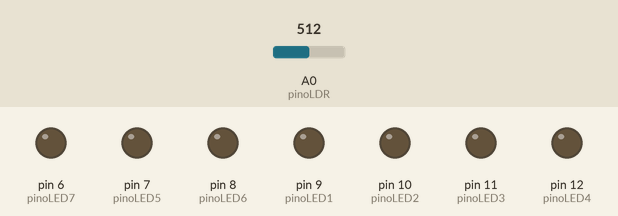
A sketch run on a simulated Arduino Uno, built with avr-gcc and run on an emulated ATmega328P. Shown: output pins drawn as LEDs (lit = HIGH). The test bench sets the inputs (shaded band); at power-on: A0 (pinoLDR) = 512.

Above: at 1.2 s.
1.3 s: A0 (pinoLDR) set to 312
2.8 s: A0 (pinoLDR) set to 285
At 3.8 s:
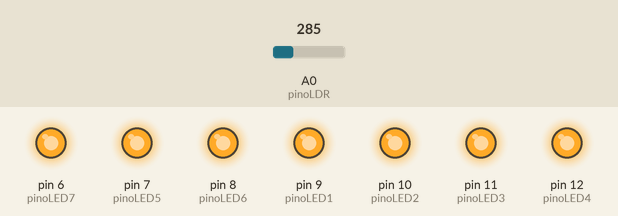
4.3 s: A0 (pinoLDR) set to 306
At 5.0 s:
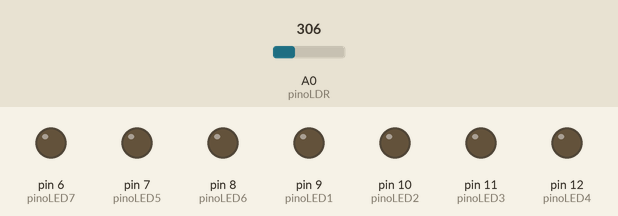
5.8 s: A0 (pinoLDR) set to 290
At 6.2 s:
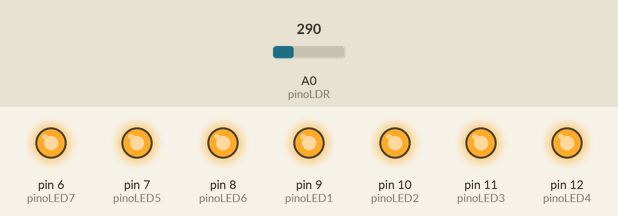
Timing chart, 0 to 8.3 s (numbered marks = the images above; inputs shaded):
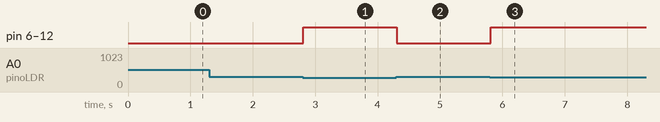

Measured:
- the behaviour switches between 300 and 299 on A0 (pinoLDR) (found by bisection; images 0 and 1)
- after the input at 1.3 s, every drawn part: stays the same
- after the input at 2.8 s, pin 6 (pinoLED7), pin 7 (pinoLED5), pin 8 (pinoLED6), pin 9 (pinoLED1), pin 10 (pinoLED2), pin 11 (pinoLED3), pin 12 (pinoLED4): LOW → HIGH at once
- after the input at 4.3 s, pin 6 (pinoLED7), pin 7 (pinoLED5), pin 8 (pinoLED6), pin 9 (pinoLED1), pin 10 (pinoLED2), pin 11 (pinoLED3), pin 12 (pinoLED4): HIGH → LOW at once
- after the input at 5.8 s, pin 6 (pinoLED7), pin 7 (pinoLED5), pin 8 (pinoLED6), pin 9 (pinoLED1), pin 10 (pinoLED2), pin 11 (pinoLED3), pin 12 (pinoLED4): LOW → HIGH at once

The sketch:

codigo.ino
```cpp
int pinoLDR = A0;

int pinoLED1 = 9;
int pinoLED2 = 10;
int pinoLED3 = 11;
int pinoLED4 = 12;
int pinoLED5 = 7;
int pinoLED6 = 8;
int pinoLED7 = 6;

int limiteLuz = 300;

void setup(){

  pinMode(pinoLED1, OUTPUT);
  pinMode(pinoLED2, OUTPUT);
  pinMode(pinoLED3, OUTPUT);
  pinMode(pinoLED4, OUTPUT);
  pinMode(pinoLED5, OUTPUT);
  pinMode(pinoLED6, OUTPUT);
  pinMode(pinoLED7, OUTPUT);

}

void loop(){

  int valorLuz = analogRead(pinoLDR);

  if (valorLuz < limiteLuz){

    digitalWrite(pinoLED1, HIGH);
    digitalWrite(pinoLED2, HIGH);
    digitalWrite(pinoLED3, HIGH);
    digitalWrite(pinoLED4, HIGH);
    digitalWrite(pinoLED5, HIGH);
    digitalWrite(pinoLED6, HIGH);
    digitalWrite(pinoLED7, HIGH);

  } else{

    digitalWrite(pinoLED1, LOW);
    digitalWrite(pinoLED2, LOW);
    digitalWrite(pinoLED3, LOW);
    digitalWrite(pinoLED4, LOW);
    digitalWrite(pinoLED5, LOW);
    digitalWrite(pinoLED6, LOW);
    digitalWrite(pinoLED7, LOW);

  }

  delay(100);
}
```
